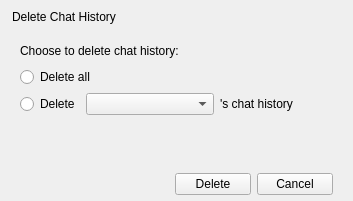
<?xml version="1.0" encoding="UTF-8"?>
<ui version="4.0">
 <class>MsgHistoryDeleteDialog</class>
 <widget class="QWidget" name="MsgHistoryDeleteDialog">
  <property name="geometry">
   <rect>
    <x>0</x>
    <y>0</y>
    <width>353</width>
    <height>201</height>
   </rect>
  </property>
  <property name="windowTitle">
   <string>MsgHistoryDeleteDialog</string>
  </property>
  <layout class="QVBoxLayout" name="verticalLayoutMain" stretch="0,1,0">
   <property name="spacing">
    <number>0</number>
   </property>
   <property name="leftMargin">
    <number>0</number>
   </property>
   <property name="topMargin">
    <number>0</number>
   </property>
   <property name="rightMargin">
    <number>0</number>
   </property>
   <property name="bottomMargin">
    <number>0</number>
   </property>
   <item>
    <widget class="QWidget" name="titlebar" native="true">
     <property name="sizePolicy">
      <sizepolicy hsizetype="Expanding" vsizetype="Expanding">
       <horstretch>0</horstretch>
       <verstretch>0</verstretch>
      </sizepolicy>
     </property>
     <property name="minimumSize">
      <size>
       <width>0</width>
       <height>33</height>
      </size>
     </property>
     <property name="maximumSize">
      <size>
       <width>16777215</width>
       <height>33</height>
      </size>
     </property>
     <layout class="QHBoxLayout" name="horizontalLayout_11" stretch="0,1,0">
      <property name="spacing">
       <number>0</number>
      </property>
      <property name="leftMargin">
       <number>0</number>
      </property>
      <property name="topMargin">
       <number>0</number>
      </property>
      <property name="rightMargin">
       <number>0</number>
      </property>
      <property name="bottomMargin">
       <number>0</number>
      </property>
      <item>
       <widget class="QWidget" name="titlewidget" native="true">
        <property name="sizePolicy">
         <sizepolicy hsizetype="Expanding" vsizetype="Expanding">
          <horstretch>0</horstretch>
          <verstretch>0</verstretch>
         </sizepolicy>
        </property>
        <layout class="QHBoxLayout" name="horizontalLayout_10">
         <property name="spacing">
          <number>0</number>
         </property>
         <property name="leftMargin">
          <number>12</number>
         </property>
         <property name="topMargin">
          <number>0</number>
         </property>
         <property name="rightMargin">
          <number>0</number>
         </property>
         <property name="bottomMargin">
          <number>0</number>
         </property>
         <item>
          <widget class="QLabel" name="title">
           <property name="sizePolicy">
            <sizepolicy hsizetype="Expanding" vsizetype="Expanding">
             <horstretch>0</horstretch>
             <verstretch>0</verstretch>
            </sizepolicy>
           </property>
           <property name="text">
            <string>Delete Chat History</string>
           </property>
          </widget>
         </item>
        </layout>
       </widget>
      </item>
      <item>
       <spacer name="horizontalSpacer">
        <property name="orientation">
         <enum>Qt::Horizontal</enum>
        </property>
        <property name="sizeHint" stdset="0">
         <size>
          <width>233</width>
          <height>2</height>
         </size>
        </property>
       </spacer>
      </item>
      <item>
       <layout class="QVBoxLayout" name="verticalLayout_6">
        <property name="spacing">
         <number>0</number>
        </property>
        <property name="leftMargin">
         <number>0</number>
        </property>
        <property name="topMargin">
         <number>0</number>
        </property>
        <property name="rightMargin">
         <number>0</number>
        </property>
        <property name="bottomMargin">
         <number>0</number>
        </property>
        <item>
         <layout class="QHBoxLayout" name="horizontalLayout_6">
          <property name="spacing">
           <number>0</number>
          </property>
          <property name="leftMargin">
           <number>0</number>
          </property>
          <property name="topMargin">
           <number>0</number>
          </property>
          <property name="rightMargin">
           <number>0</number>
          </property>
          <property name="bottomMargin">
           <number>0</number>
          </property>
          <item>
           <widget class="QPushButton" name="btnClose">
            <property name="sizePolicy">
             <sizepolicy hsizetype="Expanding" vsizetype="Expanding">
              <horstretch>0</horstretch>
              <verstretch>0</verstretch>
             </sizepolicy>
            </property>
            <property name="focusPolicy">
             <enum>Qt::NoFocus</enum>
            </property>
            <property name="text">
             <string/>
            </property>
            <property name="flat">
             <bool>true</bool>
            </property>
           </widget>
          </item>
         </layout>
        </item>
        <item>
         <spacer name="verticalSpacer_4">
          <property name="orientation">
           <enum>Qt::Vertical</enum>
          </property>
          <property name="sizeType">
           <enum>QSizePolicy::Expanding</enum>
          </property>
          <property name="sizeHint" stdset="0">
           <size>
            <width>0</width>
            <height>1</height>
           </size>
          </property>
         </spacer>
        </item>
       </layout>
      </item>
     </layout>
    </widget>
   </item>
   <item>
    <widget class="QWidget" name="centralPanel" native="true">
     <layout class="QVBoxLayout" name="verticalLayout_2">
      <property name="spacing">
       <number>9</number>
      </property>
      <property name="leftMargin">
       <number>20</number>
      </property>
      <property name="rightMargin">
       <number>20</number>
      </property>
      <item>
       <widget class="QLabel" name="label">
        <property name="text">
         <string>Choose to delete chat history:</string>
        </property>
       </widget>
      </item>
      <item>
       <layout class="QVBoxLayout" name="verticalLayout">
        <item>
         <widget class="QRadioButton" name="radioButtonDeleteAll">
          <property name="text">
           <string>Delete all</string>
          </property>
         </widget>
        </item>
        <item>
         <layout class="QHBoxLayout" name="horizontalLayout">
          <item>
           <widget class="QRadioButton" name="radioButtonDeleteDate">
            <property name="text">
             <string>Delete</string>
            </property>
           </widget>
          </item>
          <item>
           <widget class="CommonComboBox" name="comboBoxDate">
            <property name="minimumSize">
             <size>
              <width>128</width>
              <height>0</height>
             </size>
            </property>
            <property name="maximumSize">
             <size>
              <width>128</width>
              <height>16777215</height>
             </size>
            </property>
           </widget>
          </item>
          <item>
           <widget class="QLabel" name="label_2">
            <property name="text">
             <string>'s chat history</string>
            </property>
           </widget>
          </item>
          <item>
           <spacer name="horizontalSpacer_3">
            <property name="orientation">
             <enum>Qt::Horizontal</enum>
            </property>
            <property name="sizeHint" stdset="0">
             <size>
              <width>40</width>
              <height>20</height>
             </size>
            </property>
           </spacer>
          </item>
         </layout>
        </item>
       </layout>
      </item>
      <item>
       <widget class="QWidget" name="datePeriodLine" native="true">
        <property name="minimumSize">
         <size>
          <width>0</width>
          <height>28</height>
         </size>
        </property>
        <property name="maximumSize">
         <size>
          <width>16777215</width>
          <height>28</height>
         </size>
        </property>
        <layout class="QHBoxLayout" name="horizontalLayout_3" stretch="1">
         <property name="spacing">
          <number>0</number>
         </property>
         <property name="leftMargin">
          <number>30</number>
         </property>
         <property name="topMargin">
          <number>0</number>
         </property>
         <property name="rightMargin">
          <number>30</number>
         </property>
         <property name="bottomMargin">
          <number>0</number>
         </property>
         <item>
          <widget class="DatePeriodWidget" name="datePeriodWidget" native="true"/>
         </item>
        </layout>
       </widget>
      </item>
      <item>
       <spacer name="verticalSpacer">
        <property name="orientation">
         <enum>Qt::Vertical</enum>
        </property>
        <property name="sizeHint" stdset="0">
         <size>
          <width>20</width>
          <height>40</height>
         </size>
        </property>
       </spacer>
      </item>
     </layout>
    </widget>
   </item>
   <item>
    <widget class="QWidget" name="bottomBar" native="true">
     <property name="minimumSize">
      <size>
       <width>0</width>
       <height>33</height>
      </size>
     </property>
     <property name="maximumSize">
      <size>
       <width>16777215</width>
       <height>33</height>
      </size>
     </property>
     <layout class="QHBoxLayout" name="horizontalLayout_2">
      <property name="leftMargin">
       <number>0</number>
      </property>
      <property name="topMargin">
       <number>0</number>
      </property>
      <property name="rightMargin">
       <number>20</number>
      </property>
      <property name="bottomMargin">
       <number>0</number>
      </property>
      <item>
       <spacer name="horizontalSpacer_2">
        <property name="orientation">
         <enum>Qt::Horizontal</enum>
        </property>
        <property name="sizeHint" stdset="0">
         <size>
          <width>40</width>
          <height>20</height>
         </size>
        </property>
       </spacer>
      </item>
      <item>
       <widget class="QPushButton" name="btnDelete">
        <property name="minimumSize">
         <size>
          <width>76</width>
          <height>22</height>
         </size>
        </property>
        <property name="maximumSize">
         <size>
          <width>76</width>
          <height>22</height>
         </size>
        </property>
        <property name="text">
         <string>Delete</string>
        </property>
       </widget>
      </item>
      <item>
       <widget class="QPushButton" name="btnCancel">
        <property name="minimumSize">
         <size>
          <width>76</width>
          <height>22</height>
         </size>
        </property>
        <property name="maximumSize">
         <size>
          <width>76</width>
          <height>22</height>
         </size>
        </property>
        <property name="text">
         <string>Cancel</string>
        </property>
       </widget>
      </item>
     </layout>
    </widget>
   </item>
  </layout>
 </widget>
 <layoutdefault spacing="6" margin="11"/>
 <customwidgets>
  <customwidget>
   <class>CommonComboBox</class>
   <extends>QComboBox</extends>
   <header location="global">commoncombobox.h</header>
  </customwidget>
  <customwidget>
   <class>DatePeriodWidget</class>
   <extends>QWidget</extends>
   <header location="global">dateperiodwidget.h</header>
   <container>1</container>
  </customwidget>
 </customwidgets>
 <resources/>
 <connections/>
</ui>
